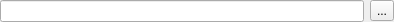
<?xml version="1.0" encoding="UTF-8"?>
<ui version="4.0">
 <class>QtExt::LanguageStringEditWidget1</class>
 <widget class="QWidget" name="QtExt::LanguageStringEditWidget1">
  <property name="geometry">
   <rect>
    <x>0</x>
    <y>0</y>
    <width>394</width>
    <height>22</height>
   </rect>
  </property>
  <property name="windowTitle">
   <string>Form</string>
  </property>
  <layout class="QHBoxLayout" name="horizontalLayout">
   <property name="leftMargin">
    <number>0</number>
   </property>
   <property name="topMargin">
    <number>0</number>
   </property>
   <property name="rightMargin">
    <number>0</number>
   </property>
   <property name="bottomMargin">
    <number>0</number>
   </property>
   <item>
    <widget class="QLineEdit" name="lineEdit"/>
   </item>
   <item>
    <widget class="QToolButton" name="toolButton">
     <property name="text">
      <string>...</string>
     </property>
    </widget>
   </item>
  </layout>
 </widget>
 <resources/>
 <connections/>
</ui>
